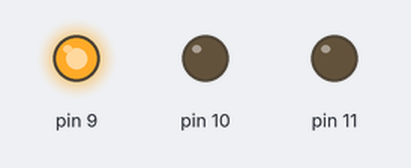
A sketch run on a simulated Arduino Uno, built with avr-gcc and run on an emulated ATmega328P. Parts: output pins drawn as LEDs (lit = HIGH).

Above: at 3.0 s.
At 8.0 s:
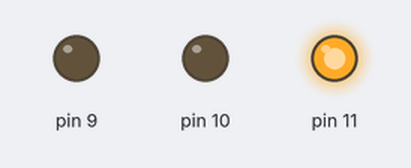
At 11.0 s:
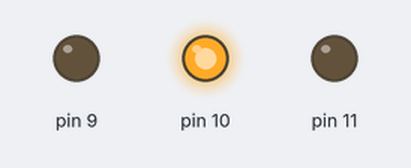
Timing chart, 0 to 15.6 s (numbered marks = the images above):
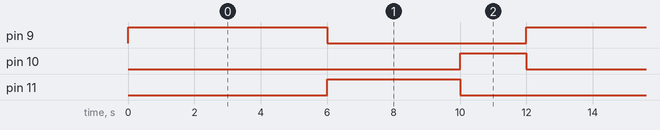

Measured:
- by itself, pin 9: alternates HIGH for 6.0 s and LOW for 6.0 s
- by itself, pin 10: alternates HIGH for 2.0 s and LOW for 10.0 s
- by itself, pin 11: alternates HIGH for 4.0 s and LOW for 8.0 s

The sketch:

semaforo-projeto2.ino
```cpp
// --- Classe (Molde) para um LED ---
class Led {
  public:
    int pino; // Propriedade

    // Construtor
    Led(int p) {
      pino = p;
      pinMode(pino, OUTPUT); // Configuração já acontece aqui!
    }

    // Métodos
    void acender() {
      digitalWrite(pino, HIGH);
    }
    void apagar() {
      digitalWrite(pino, LOW);
    }
};

// --- Classe (Molde) para o Semáforo ---
class Semaforo {
  public:
    // Propriedades: Ponteiros para os LEDs
    Led* verde;
    Led* amarelo;
    Led* vermelho;

    // Construtor: Recebe os endereços dos objetos Led
    Semaforo(Led* v, Led* a, Led* r) {
      verde = v;
      amarelo = a;
      vermelho = r;
    }

    // Métodos: As ações do semáforo
    void acenderVerde(int tempo) {
      verde->acender();   // Usa '->' pois 'verde' é um ponteiro
      amarelo->apagar();
      vermelho->apagar();
      delay(tempo);
    }

    void acenderVermelho(int tempo) {
      verde->apagar();
      amarelo->apagar();
      vermelho->acender();
      delay(tempo);
    }

    void acenderAmarelo(int tempo) {
      verde->apagar();
      amarelo->acender();
      vermelho->apagar();
      delay(tempo);
    }
};

// Configuração Principal (setup e loop)


// 1. Criamos os OBJETOS LED "reais" a partir do molde (Classe Led)
//    O construtor (Led(pino)) é chamado automaticamente
Led ledVerde(11);     // Cria um objeto Led para o pino 11
Led ledAmarelo(10);   // Cria um objeto Led para o pino 10
Led ledVermelho(9);   // Cria um objeto Led para o pino 9

// 2. Criamos o OBJETO SEMÁFORO
//    Passamos os ENDEREÇOS (&) dos objetos LED para o construtor do Semáforo.
//    É aqui que usamos os ponteiros!
Semaforo meuSemaforo(&ledVerde, &ledAmarelo, &ledVermelho);

void setup() {
  // Não precisamos de NADA aqui!
  // Os construtores dos LEDs já chamaram o pinMode() para nós.
}

void loop() {
  // O loop fica muito mais limpo e legível!
  // Estamos chamando os métodos do *nosso objeto* meuSemaforo.

  meuSemaforo.acenderVermelho(6000);
  meuSemaforo.acenderVerde(4000);
  meuSemaforo.acenderAmarelo(2000);
}
```
